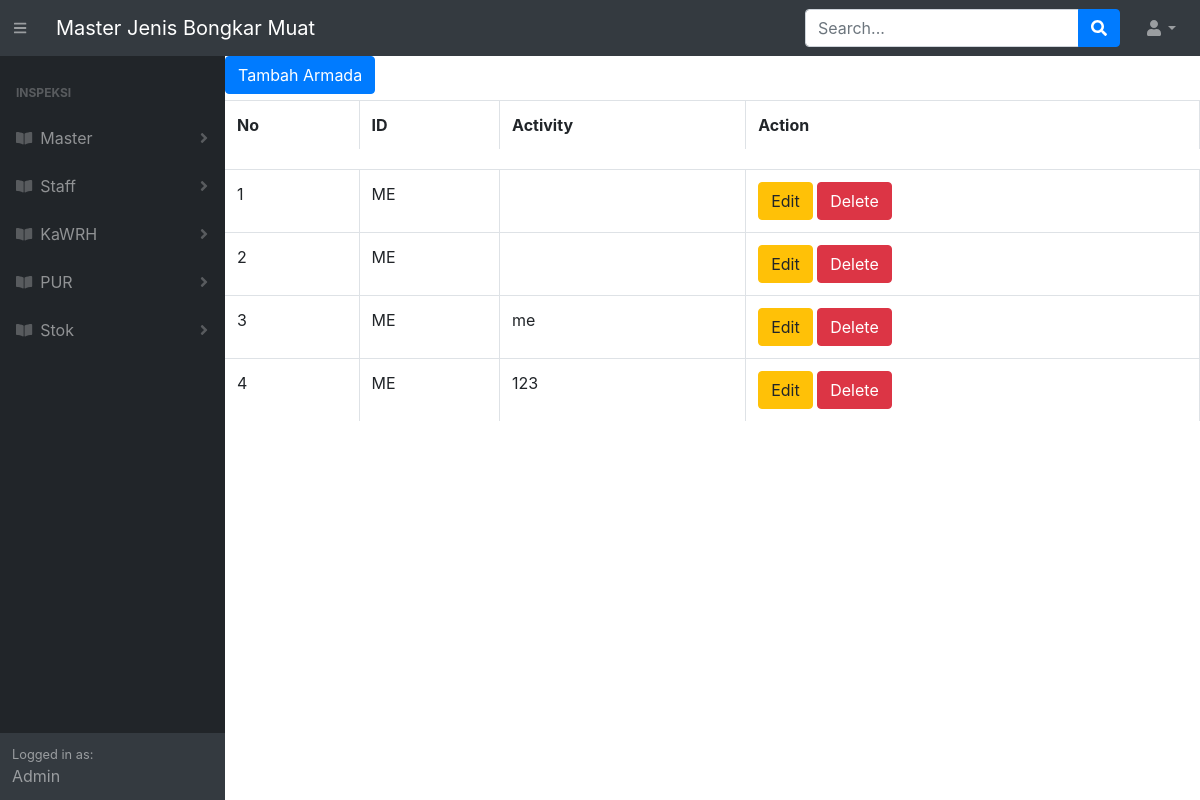
The page /master_jenis_bongkar_muat.php on the database as committed earlier.
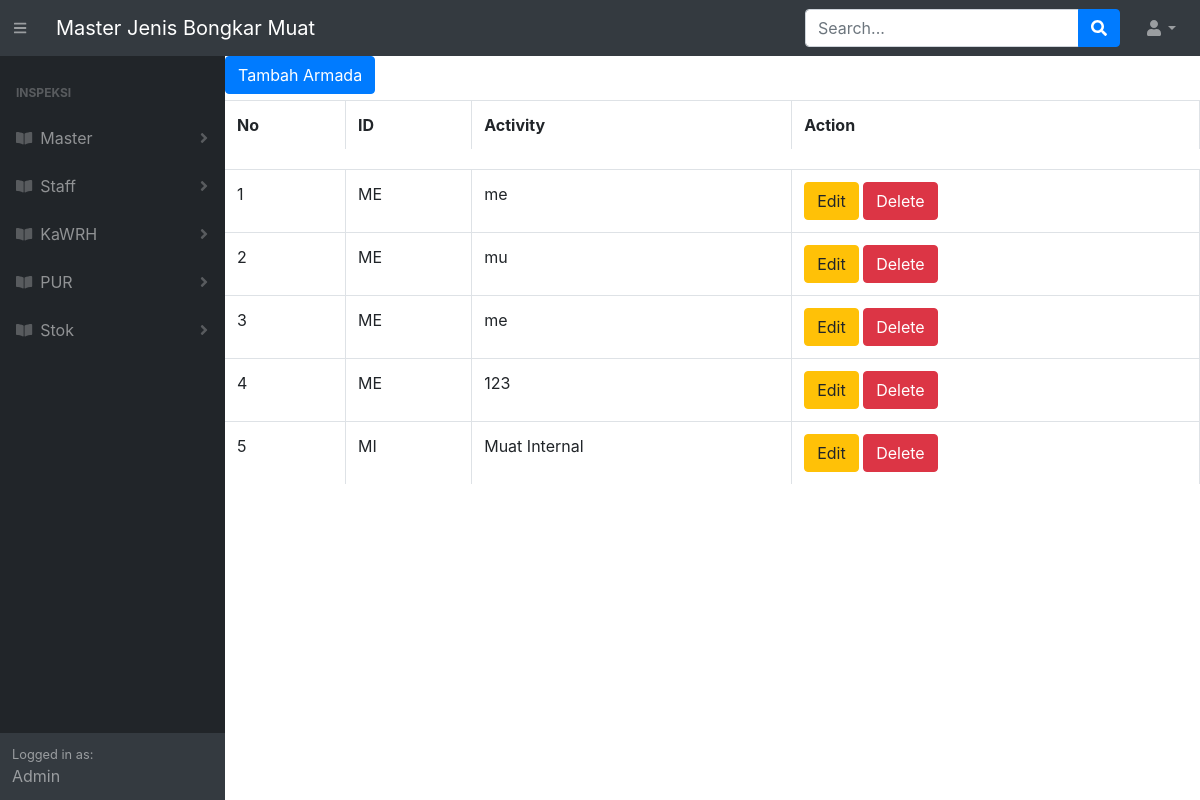
The same page on the database as committed later.
### tables this page shows
CREATE TABLE `master_jenis_bongkar_muat` (
  `no_jenis_bongkar_muat` int(11) NOT NULL,
  `id` varchar(10) NOT NULL,
  `activity` varchar(20) NOT NULL
);

### master_jenis_bongkar_muat.php (the view, shortened to what the changed rows need)
<?php
require 'function.php';
?>
<!DOCTYPE html>
<html lang="en">
<head>
    <link href="css/styles.css" rel="stylesheet" />
    <link href="https://cdn.datatables.net/1.10.20/css/dataTables.bootstrap4.min.css" rel="stylesheet" />
</head>
<body class="sb-nav-fixed">
    <div id="layoutSidenav">
        <div id="layoutSidenav_content">
            <main>
                <div class="table-responsive">
                    <table class="table table-bordered" id="dataTable" width="100%" cellspacing="0">
                        <th>No </th>
                        <th>ID</th>
                        <th>Activity</th>
                        <th>Action</th>
                        <tr style="height:20px">
                            <?php
                            $ambilsemuadatajenisbongkarmuat = mysqli_query($conn, "select * from master_jenis_bongkar_muat");
                            $i = 1;
                            while ($data = mysqli_fetch_array($ambilsemuadatajenisbongkarmuat)) {
                                $id = $data['id'];
                                $activity = $data['activity'];
                                $nojenis = $data['no_jenis_bongkar_muat'];
                            ?>
                        <tr>
                            <td><?= $i++; ?></td>
                            <td><?= $id ?></td>
                            <td><?= $activity ?></td>
                            <td>
                                <button type="button" class="btn btn-warning" data-toggle="modal" data-target="#Edit<?= $nojenis ?>">
                                    Edit
                                </button>
                                <button type="button" class="btn btn-danger" data-toggle="modal" data-target="#Delete<?= $nojenis ?>">
                                    Delete
                                </button>
                            </td>
                        </tr>
                    <?php
                            };
                    ?>
                    </table>
            </main>
        </div>
    </div>
</body>
</html>

Rows that differ between the two databases and show on the page:
changed master_jenis_bongkar_muat (number 1 of 5 on the later page): activity (not shown) → "me"
changed master_jenis_bongkar_muat (number 2 of 5 on the later page): activity (not shown) → "mu"
added master_jenis_bongkar_muat: id "MI", activity "Muat Internal"
